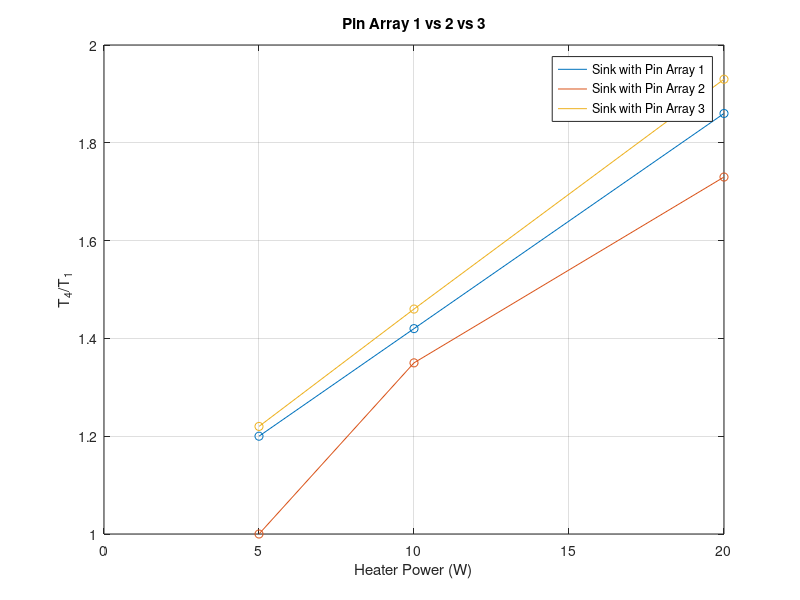

Recreate this plot in MATLAB.

x = [5, 10, 20];
y_1 = [1.2,1.42,1.86];
y_2 = [1,1.35,1.73];
y_3 = [1.22,1.46,1.93];
% y_prev = [1.36,1.84,2.55];
% y_prev = [1,1.35,1.73];
figure()
plot(x,y_1)
hold on
grid on
plot(x,y_2)
plot(x,y_3)
scatter(x,y_1)
xlabel('Heater Power (W)')
ylabel('T_4/T_1')
title('Pin Array 1 vs 2 vs 3')
scatter(x,y_2)
scatter(x,y_3)

% plot([5,5],[y_prev(1),y(1)],'--k')
% plot([10,10],[y_prev(2),y(2)],'--k')
% plot([20,20],[y_prev(3),y(3)],'--k')

legend('Sink with Pin Array 1','Sink with Pin Array 2','Sink with Pin Array 3')